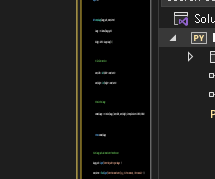
#> input picture image.png, 215 x 179 px
$ python ImageZoomHomeWork.py
#> lines starting #> are read from the running program, lines starting #| are printed output that depends on the picture
#> the answer given: image.png
#> the answer given: 3
import cv2 #opencv
import tkinter as tk #baraye tolid filedialog baraye user ke file ra entekhab konad
from tkinter import filedialog

def zoom_image(image_path, zoom_factor): #function zoom: readimage width,height -> calculate size jadid -> resize image -> return image resize shode
#> called with image_path = 'image.png', zoom_factor = 3
    image = cv2.imread(image_path)
#> image is the input picture: shape (179, 215, 3); mean B, G, R 25.7, 27, 27.2
    height, width = image.shape[:2]
#> height = 179; width = 215
#mohasebe size jadid
    new_width = int(width * zoom_factor)
#> new_width = 645
    new_height = int(height * zoom_factor)
#> new_height = 537
#resize image bar asas new width & new height va interpolation factor
    zoomed_image = cv2.resize(image, (new_width, new_height), interpolation=cv2.INTER_LINEAR)
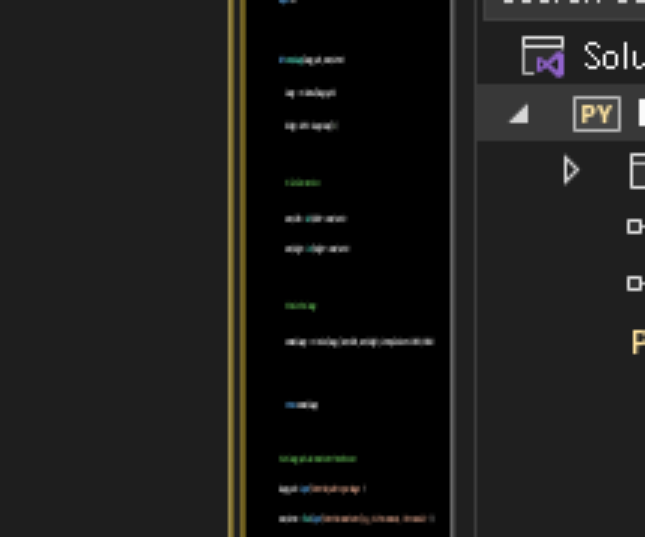
#> zoomed_image: shape (537, 645, 3); mean B, G, R 25.7, 27, 27.2

    return zoomed_image

def browse_image():  #function baraye entekhab image tavasot user
    root = tk.Tk()
    root.withdraw()
    file_path = filedialog.askopenfilename(title="Aks ra entekhab konid", filetypes=[("Image files", "*.jpg;*.jpeg;*.png;*.bmp")])
    return file_path

#gereftan image path
image_path = browse_image()

#daryaft meghdar zoom az user be soorat float
zoom_factor = float(input("Meghdar Zoom ra moshakhas konid: (baraye mesal : 0.5 baraye zoom out va 2 baraye zoom 200% ): "))

#zooming
zoomed_image = zoom_image(image_path, zoom_factor)

#namayesh va save image tolid shode
cv2.imwrite("zoomed_image.png", zoomed_image)
print("Zoomed image created and saved as zoomed_image.png")

cv2.imshow("Zoomed Image", zoomed_image)
cv2.waitKey(-1)
cv2.destroyAllWindows()
